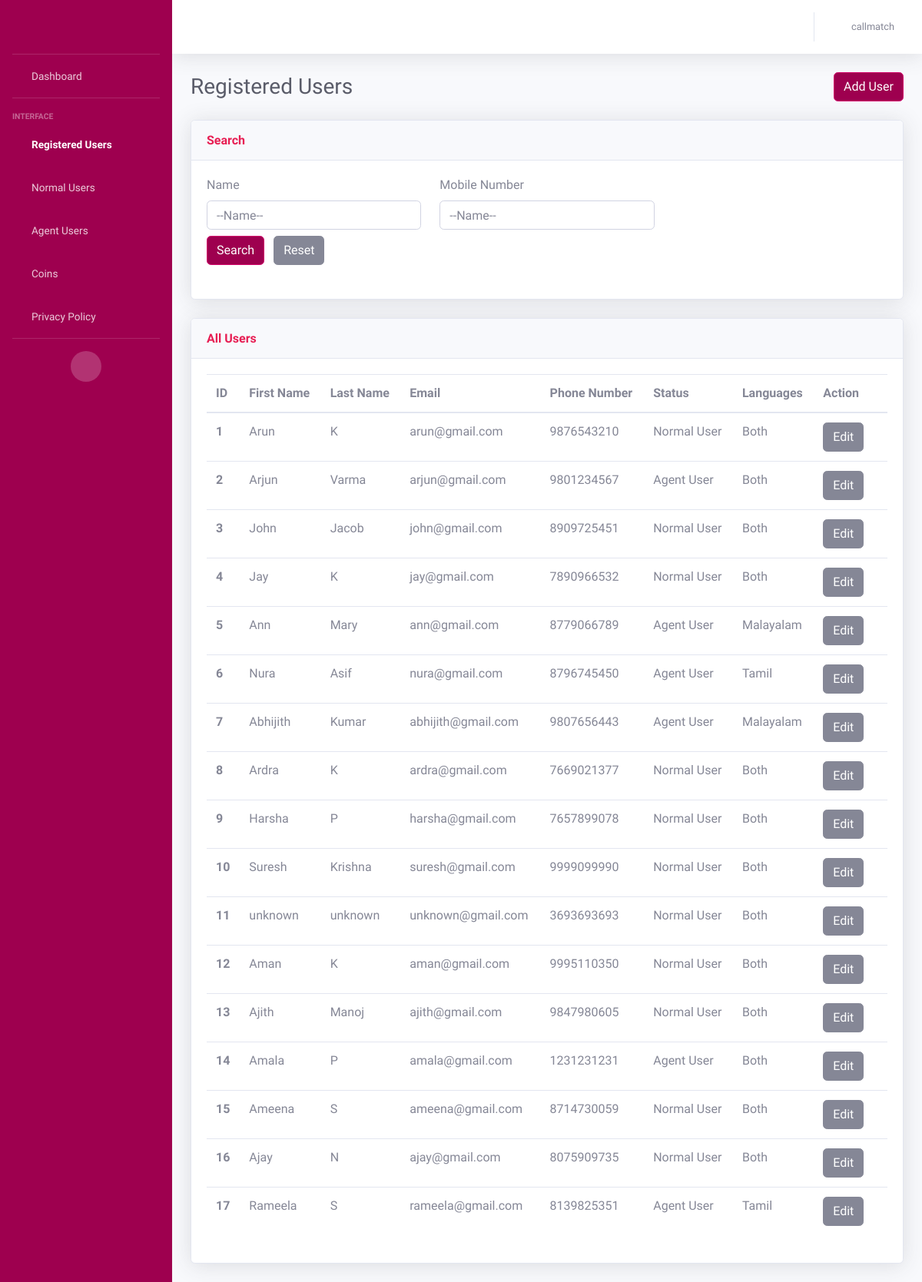
/users (signed in), run on an earlier commit of the app's database.
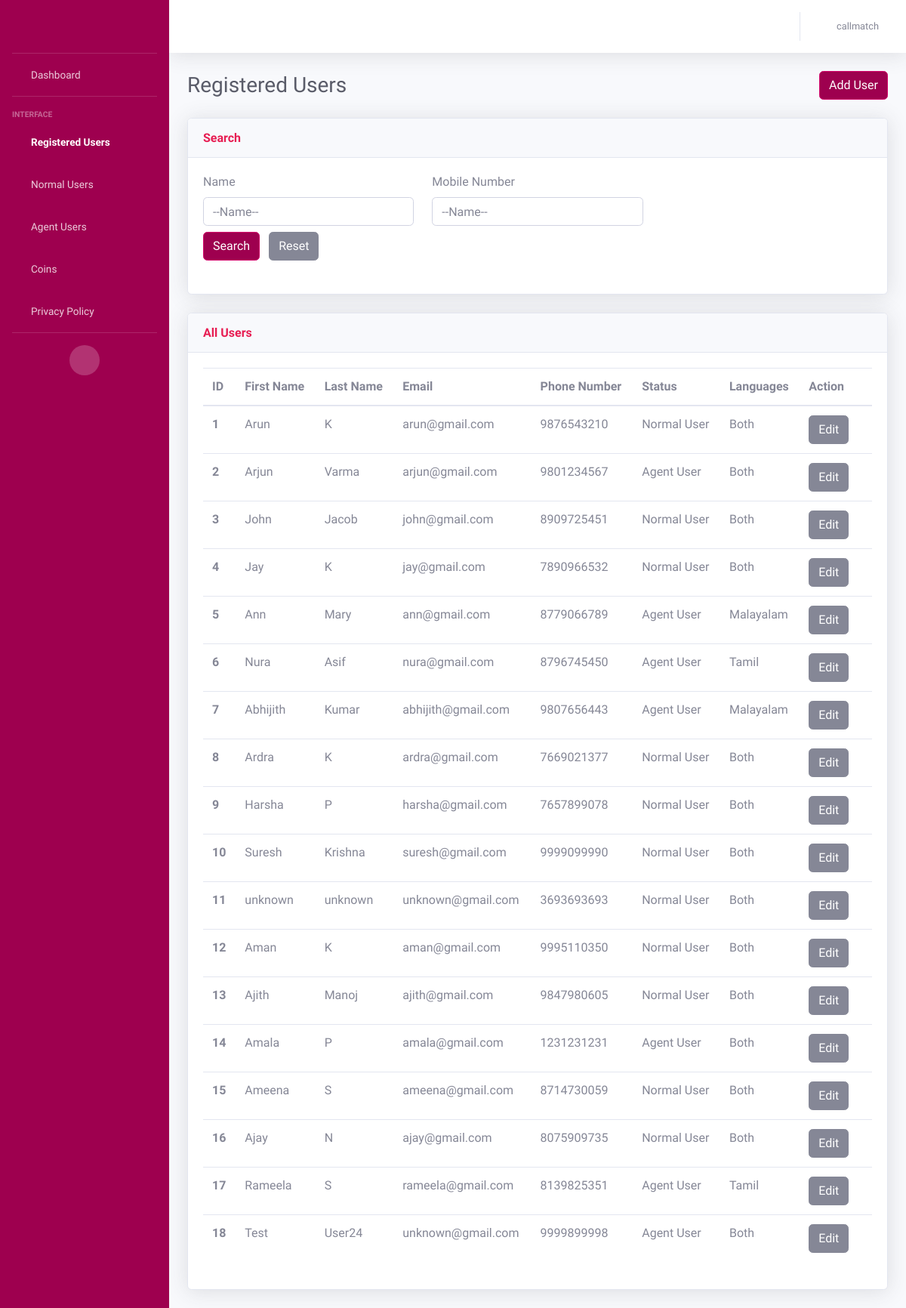
And on a later commit of the database.
### AdminApp/models.py (models this page shows, shortened)
class CustomerModel(models.Model):
    NORMAL_USER = 'Normal User'
    AGENT_USER = 'Agent User'
    USER_STATUS_CHOICES = [
        (NORMAL_USER, 'Normal User'),
        (AGENT_USER, 'Agent User'),
    ]
    BOTH = 'Both'
    MALAYALAM = 'Malayalam'
    TAMIL = 'Tamil'
    LANGUAGE_CHOICES = [
        (BOTH, 'Both'),
        (MALAYALAM, 'Malayalam'),
        (TAMIL, 'Tamil'),
    ]
    MALE = 'Male'
    FEMALE = 'Female'
    GENDER_CHOICES = [
        (MALE, 'Male'),
        (FEMALE, 'Female')
    ]
    customer_id = models.AutoField(primary_key=True)
    customer_first_name = models.CharField(max_length=100, default="unknown")
    customer_last_name = models.CharField(max_length=100, default="unknown")
    customer_email = models.EmailField(default="unknown")
    customer_contact = models.CharField(max_length=50)
    gender = models.CharField(
        max_length=20,
        choices=GENDER_CHOICES,
        null=True
    )
    status = models.CharField(
        max_length=20,
        choices=USER_STATUS_CHOICES,
        default=NORMAL_USER,
    )
    is_online = models.BooleanField(default=False)
    languages = models.CharField(
        max_length=20,
        choices=LANGUAGE_CHOICES,
        default=BOTH,
    )
    is_existing = models.BooleanField(default=False)
    adhaar_no = models.CharField(max_length=50, default="unknown")
    rating = models.IntegerField()
    terms_conditions = models.BooleanField(default=False)
    customer_password = models.CharField(max_length=100, default='unknown')
    @property
    def rating(self):
        from .models import RatingModel
        rating = RatingModel.objects.filter(agent=self).aggregate(Avg('ratings')).get('ratings__avg')
        return rating if rating is not None else 0

### AdminApp/views.py (the view, shortened to what this page needs)
# urls.py: path('users', views.registered_users, name='users'),
def registered_users(request):
    username = request.session.get('user', None)
    if username is None:
        return redirect('/login')
    else:
        users = CustomerModel.objects.all()
        if request.method == 'GET':
            name = request.GET.get('name', '').strip()
            mobile_no = request.GET.get('mobile_no', '').strip()
            if name:
                users = users.filter(customer_first_name__istartswith=name)
            if mobile_no:
                users = users.filter(customer_contact__icontains=mobile_no)
    return render(request, 'registered_users.html', {'users': users, 'username': username})

### templates/registered_users.html (shortened to what the changed rows need)
<!DOCTYPE html>
<html lang="en">
<head>
    {% load static %}
    <link href="{% static 'vendor/fontawesome-free/css/all.min.css' %}" rel="stylesheet" type="text/css">
    <link href="{% static 'css/sb-admin-2.min.css' %}" rel="stylesheet">
</head>
<body id="page-top">
    <div id="wrapper">
        <div id="content-wrapper" class="d-flex flex-column">
            <div id="content">
                <div class="container-fluid">
                    <div class="d-sm-flex align-items-center justify-content-between mb-4">
                        <h1 class="h3 mb-0 text-gray-800">Registered Users</h1>
                    </div>
                    <div class="row">
                        <div class="col">
                            <div class="card shadow mb-4">
                                <div class="card-body">
                                    <div class="table-responsive">
                                        <table class="table table-hover all-users">
                                          <thead>
                                            <tr>
                                              <th scope="col">ID</th>
                                              <th scope="col">First Name</th>
                                              <th scope="col">Last Name</th>
                                              <th scope="col">Email</th>
                                              <th scope="col">Phone Number</th>
                                              <th scope="col">Status</th>
                                              <th scope="col">Languages</th>
                                              <th scope="col">Action</th>
                                            </tr>
                                          </thead>
                                          <tbody>
                                          {% for user in users %}
                                            <tr>
                                               <th scope="row">{{ forloop.counter }}</th>
                                              <td>{{user.customer_first_name}}</td>
                                              <td>{{user.customer_last_name}}</td>
                                              <td>{{user.customer_email}}</td>
                                              <td>{{user.customer_contact}}</td>
                                              <td>
                                                <span id="status_text_{{ user.customer_id }}">{{ user.status }}</span>
                                              </td>
                                                <td>
                                                    <span id="languages_text_{{ user.customer_id }}">{{ user.languages }}</span>
                                                </td>
                                              <td>
                                                <button id="edit_button_{{ user.customer_id }}" class="btn btn-secondary" onclick="editStatus('{{ user.customer_id }}')">Edit</button>
                                                <form id="delete_form_{{ user.customer_id }}" method="POST" action="{% url 'delete_user' %}" style="display: inline;">
                                                    <i class="fas fa-trash" onclick="document.getElementById('delete_form_{{ user.customer_id }}').submit();" style="cursor: pointer;"></i>
                                                </form>
                                              </td>
                                            </tr>
                                          {% endfor %}
                                          </tbody>
                                        </table>
                                    </div>
                                </div>
                            </div>
                        </div>
                    </div>
                </div>
            </div>
        </div>
    </div>
</body>
</html>

What changed in the data, as far as the page shows it:
added CustomerModel: customer_first_name "Test", customer_last_name "User24", customer_email "unknown@gmail.com", customer_contact "9999899998", status "Agent User", languages "Both"
